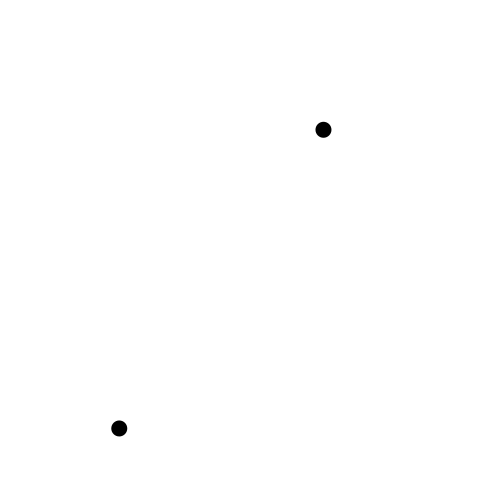
Frame 1 (no input)
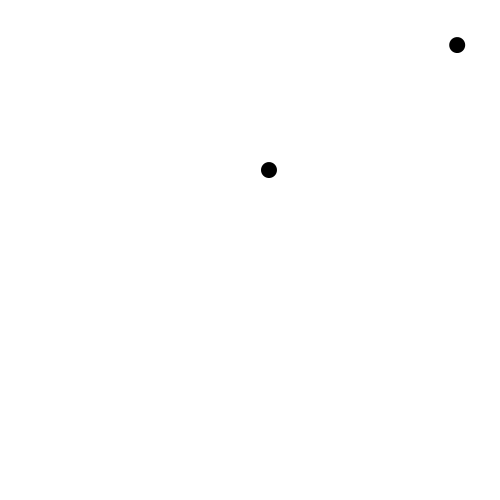
Frame 60 (the mouse pressed at the canvas centre just before this capture)
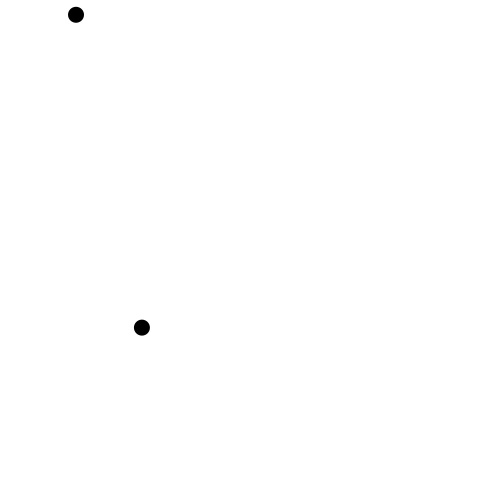
Frame 120 (the mouse held since frame 60 and released just before this capture)

The Processing sketch that drew these frames (run headless with seeded random() and noise(); from frame 60 on, the mouse is pressed at the canvas centre):

// Processing sketch: forceWindOnBallsOfDifferingMass
// ── forceWindOnBallsOfDifferingMass.pde
class Mover {
  
  PVector location;
  PVector velocity;
  PVector acceleration;
  
  float mass;
  
  Mover() {
    location = new PVector(random(width), random(height));
    velocity = new PVector(0, 0);
    acceleration = new PVector(0, 0);
    
    mass = random(5);
  }
  
  void update() {
    velocity.add(acceleration);
    location.add(velocity);
    acceleration.mult(0);
  }
  
  void display() {
    noStroke();
    fill(0);
    ellipse(location.x, location.y, 16, 16);
  }
  
  void checkEdges() {
    if (location.x > width) location.x = 0;
    else if (location.x < 0) location.x = width;
    
    if (location.y > height) location.y = 0;
    else if (location.y < 0) location.y = height;
  }
  
  void applyForce(PVector force) {
    PVector f = PVector.div(force, mass);
    acceleration.add(f);
  }
}

Mover m1;
Mover m2;

void setup() {
  size(500, 500);
  background(255);
  m1 = new Mover();
  m2 = new Mover();
}

void draw() {
  background(255);
  PVector wind = PVector.random2D();
  m1.applyForce(wind);
  m2.applyForce(wind);
  
  m1.update();
  m1.checkEdges();
  m1.display();
  
  m2.update();
  m2.checkEdges();
  m2.display();
}

void mousePressed() {
  PVector wind = PVector.random2D();
  m1.applyForce(wind);
  m2.applyForce(wind);
}
